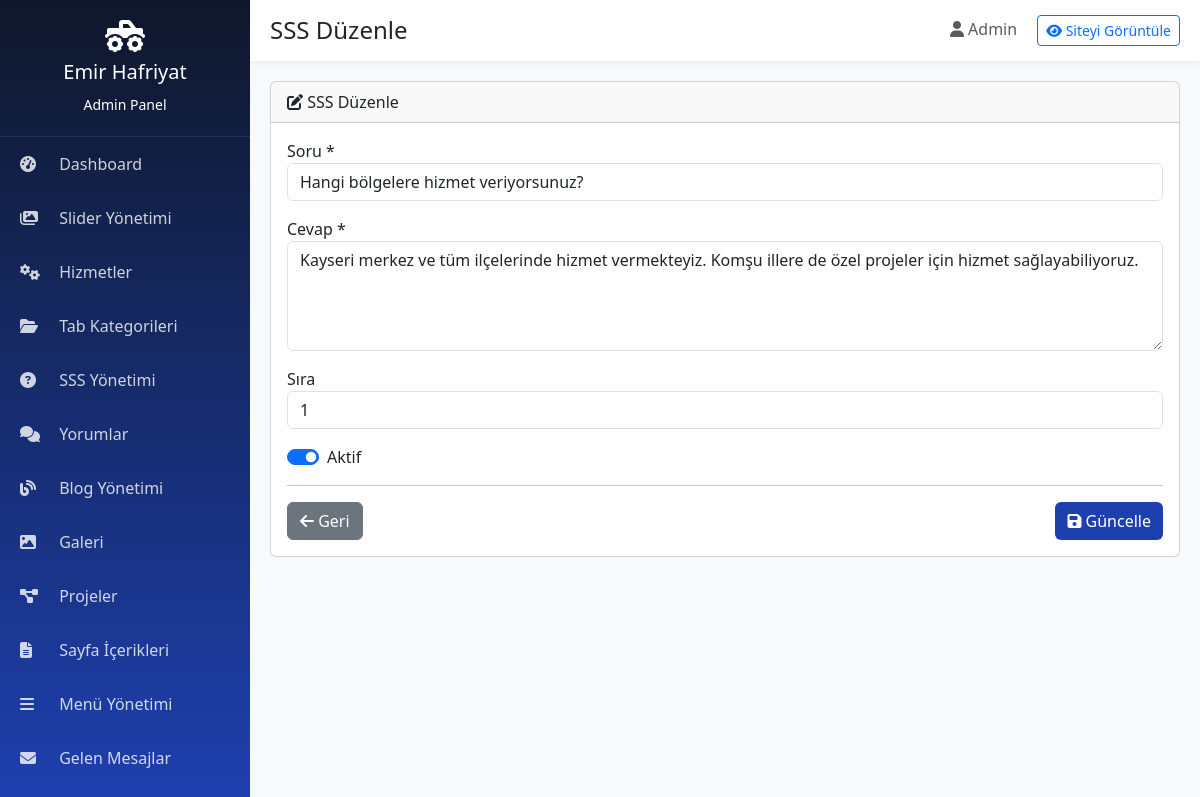
The app's page /admin/faq_edit.php?id=1 (signed in) with its own data.
### tables this page shows
CREATE TABLE `faqs` (
  `id` int(11) NOT NULL AUTO_INCREMENT,
  `question` varchar(255) NOT NULL,
  `answer` text NOT NULL,
  `sort_order` int(11) DEFAULT 0,
  `status` tinyint(1) DEFAULT 1,
  `created_at` timestamp NOT NULL DEFAULT CURRENT_TIMESTAMP,
  PRIMARY KEY (`id`)
);

### config.php (called while the page is built, shortened)
<?php
spl_autoload_register(function($class) {
    $file = BASE_PATH . '/includes/classes/' . $class . '.php';
});
require_once BASE_PATH . '/includes/functions.php';

### includes/classes/Database.php (called while the page is built, shortened)
<?php
class Database {
    private static $instance = null;
    private $conn;
    private function __construct() {
        try {
            $dsn = "mysql:host=" . DB_HOST . ";dbname=" . DB_NAME . ";charset=" . DB_CHARSET;
            $this->conn = new PDO($dsn, DB_USER, DB_PASS);
            $this->conn->setAttribute(PDO::ATTR_ERRMODE, PDO::ERRMODE_EXCEPTION);
            $this->conn->setAttribute(PDO::ATTR_DEFAULT_FETCH_MODE, PDO::FETCH_ASSOC);
            $this->conn->setAttribute(PDO::ATTR_EMULATE_PREPARES, false);
        } catch(PDOException $e) {
            die("Veritabanı bağlantısı başarısız: " . $e->getMessage());
        }
    }
    public static function getInstance() {
        if (self::$instance === null) {
            self::$instance = new self();
        }
        return self::$instance;
    }
    public function query($sql, $params = []) {
        try {
            $stmt = $this->conn->prepare($sql);
            $stmt->execute($params);
            return $stmt;
        } catch(PDOException $e) {
            error_log("Query Error: " . $e->getMessage());
            return false;
        }
    }
    public function fetchOne($sql, $params = []) {
        $stmt = $this->query($sql, $params);
        return $stmt ? $stmt->fetch() : null;
    }
}

### includes/functions.php (called while the page is built, shortened)
<?php
function clean($data) {
    return htmlspecialchars(strip_tags(trim($data)), ENT_QUOTES, 'UTF-8');
}

### admin/faq_edit.php (the view, shortened to what this page needs)
<?php
require_once '../config.php';
$db = Database::getInstance();
$id = (int)($_GET['id'] ?? 0);
if ($id > 0) {
    $faq = $db->fetchOne("SELECT * FROM faqs WHERE id = ?", [$id]);
} else {
    setFlash('error', 'Geçersiz SSS ID!');
    header('Location: faqs.php');
    exit;
}
include 'includes/header.php';
?>
<div class="card">
    <div class="card-header"><i class="fas fa-edit"></i> SSS Düzenle</div>
    <div class="card-body">
        <form method="POST">
            <div class="mb-3"><label>Soru *</label><input type="text" name="question" class="form-control" value="<?=clean($faq['question'])?>" required></div>
            <div class="mb-3"><label>Cevap *</label><textarea name="answer" class="form-control" rows="4" required><?=clean($faq['answer'])?></textarea></div>
            <div class="mb-3"><label>Sıra</label><input type="number" name="sort_order" class="form-control" value="<?=$faq['sort_order']?>"></div>
            <div class="mb-3"><div class="form-check form-switch"><input class="form-check-input" type="checkbox" name="status" <?=$faq['status']?'checked':''?>><label>Aktif</label></div></div>
            <hr>
            <div class="d-flex justify-content-between">
                <a href="faqs.php" class="btn btn-secondary"><i class="fas fa-arrow-left"></i> Geri</a>
                <button type="submit" class="btn btn-primary"><i class="fas fa-save"></i> Güncelle</button>
            </div>
        </form>
    </div>
</div>
<?php include 'includes/footer.php'; ?>

### admin/includes/header.php (style rules this page uses)
:root { --sidebar-width: 250px; --primary-yellow: #FFC107; --primary-blue: #1E40AF; --dark-blue: #0F172A; }
body { background: #f8f9fa; }
.btn-primary { background: var(--primary-blue); border: none; }

### records on screen
faqs: question "Hangi bölgelere hizmet veriyorsunuz?", answer "Kayseri merkez ve tüm ilçelerinde hizmet vermekteyiz. Komşu illere de özel projeler için hizmet sağlayabiliyoruz.", sort_order "1", status "☑"

### other values on screen
$pageTitle "SSS Düzenle"
$_SESSION['admin_name'] "Admin"
